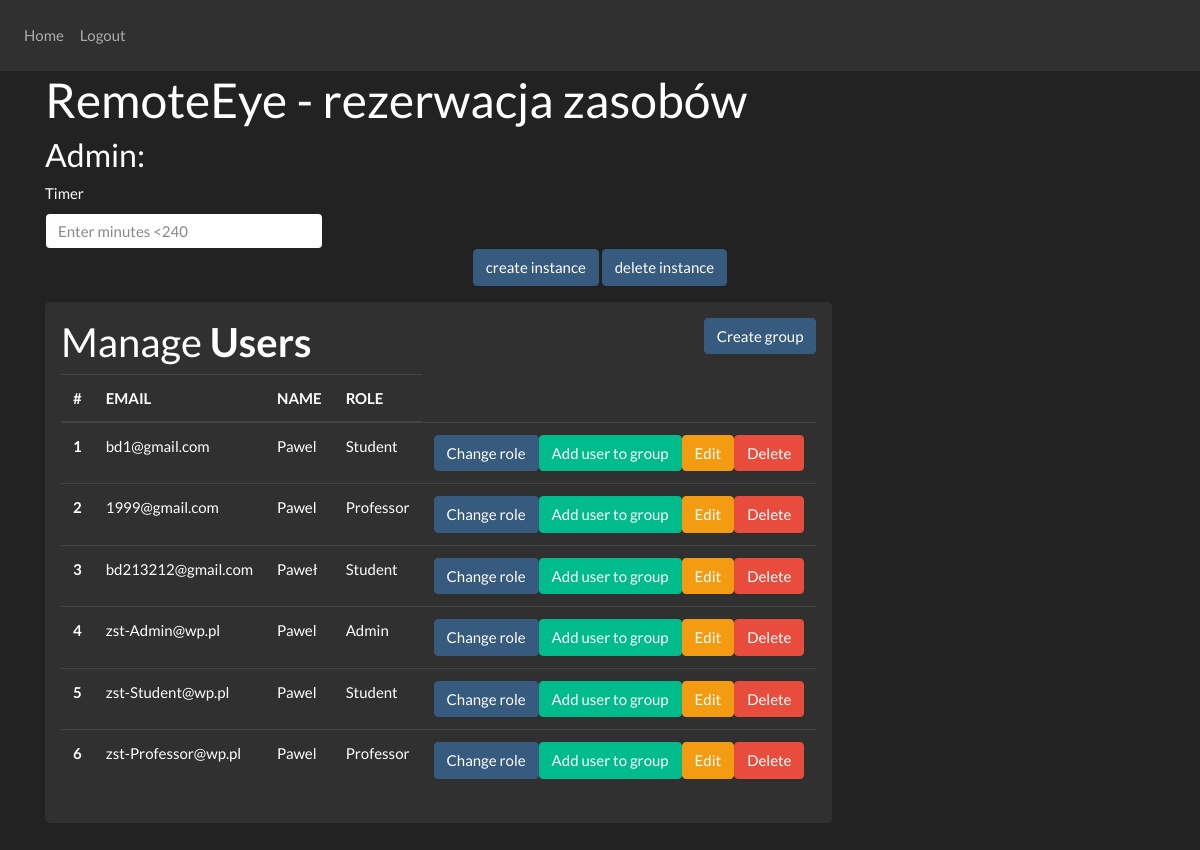
Screenshot of /main (signed in) with the database file from the repository.
### website/models.py (models this page shows)
class User(db.Model, UserMixin):
    id = db.Column(db.Integer, primary_key=True)
    email = db.Column(db.String(150), unique=True)
    password = db.Column(db.String(150))
    first_name = db.Column(db.String(150))
    role = db.Column(db.String)

### website/views.py (the view)
@views.route('/main', methods=['GET'])
@login_required
def get_main_page():
    return render_template("home-Admin.html",
                           current_user=current_user,
                           users=show_users(),
                           groups=show_groups(),
                           user_has_permission=user_has_permission)

### website/__init__.py (called while the page is built)
def create_app():
    app = Flask(__name__)
    app.config['SECRET_KEY'] = 'hjshjhdjah kjshkjdhjs'
    app.config['SQLALCHEMY_DATABASE_URI'] = f'sqlite:///{DB_NAME}'
    app.config['PERMANENT_SESSION_LIFETIME'] = timedelta(minutes=60) #Auto wylogowanie po 5 minutach
    db.init_app(app)
    from .views import views
    from .auth import auth
    app.register_blueprint(views, url_prefix='/')
    app.register_blueprint(auth, url_prefix='/')
    from .models import User, Group, UserInGroup
    create_database(app)
    login_manager = LoginManager()
    login_manager.login_view = 'auth.login'
    login_manager.init_app(app)
    @login_manager.user_loader
    def load_user(id):
        return User.query.get(int(id))
    return app

### website/permissions.py (called while the page is built)
def user_has_permission(permission):
    return permission in role_permissions[current_user.role]

### website/request_to_database.py (called while the page is built)
def show_users():
    results = db.session.query(User).all()
    return results

def show_groups():
    results = db.session.query(Group).all()
    return results

### website/templates/home-Admin.html (shortened to what this page needs)
{% extends "base.html" %}{% block title %}RemoteEye - Admin{% endblock %}
{% block content %}
    <h1> RemoteEye - rezerwacja zasobów </h1>
    <h3>Admin: </h3>
    <form method="post" action="/create-group">
        <div class="w-25">
            <label for="time">Timer</label>
            <input
                    class="form-control"
                    name="time"
                    placeholder="Enter minutes <240"
            />
        </div>
        <div align="center">
            <input type="submit"
                   value="create instance"
                   class="btn btn-primary mb-3"
                   name="action1"
            />
            <input type="submit"
                   value="delete instance"
                   class="btn btn-primary mb-3"
                   name="action2"
            />
        </div>
        <div class="container">
            <div class="row">
                <div class="jumbotron p-3">
                    <h2> Manage <b> Users </b>
                        <button type="button"
                                class="btn btn-primary float-right"
                                data-toggle="modal"
                                data-target="#mymodal">Create group
                        </button>
                    </h2>
                    <table class="table table-hover table-dark">
                        <thead>
                        <tr>
                            <th scope="col"> #</th>
                            <th scope="col"> EMAIL</th>
                            <th scope="col"> NAME</th>
                            <th scope="col"> ROLE</th>
                        </tr>
                        </thead>
                        {% for user in users %}
                            <tr>
                                <th scope="row"> {{ user.id }} </th>
                                <td> {{ user.email }} </td>
                                <td> {{ user.first_name }} </td>
                                <td> {{ user.role }} </td>
                                <td>
                                    <a href=""
                                       class="btn btn-danger btn-xs float-right"
                                       onclick="return confirm('Are you sure to delete?')">Delete</a>
                                    <a href=""
                                       class="btn btn-warning btn-xs float-right"
                                       data-toggle="modal"
                                       data-target="#modaledit">Edit</a>
                                    <a href=""
                                       class="btn btn-success btn-xs float-right"
                                       data-toggle="modal"
                                       data-target="#modaledit">Add user to group</a>
                                    <a href=""
                                       class="btn btn-primary btn-xs float-right"
                                       data-toggle="modal"
                                       data-target="#change_role"
                                       id="button_change_role-{{ user.id }}"
                                       onclick="sendIdButton(this.id)">Change role</a>
                                </td>
                            </tr>
                        {% endfor %}
                    </table>
                </div>
            </div>
        </div>
    </form>
{% endblock %}

### website/templates/base.html (shortened to what this page needs)
<!DOCTYPE html>
<html>
  <head>
    <link
      rel="stylesheet"
      href="https://stackpath.bootstrapcdn.com/bootstrap/4.4.1/css/bootstrap.min.css"
    />
    <link
      rel="stylesheet"
      href="https://cdn.jsdelivr.net/npm/bootswatch@4.5.2/dist/darkly/bootstrap.min.css"
    />
  </head>
  <body>
    <nav class="navbar navbar-expand-lg navbar-dark bg-dark">
      <div class="collapse navbar-collapse" id="navbar">
        <div class="navbar-nav">
          {% if current_user.is_authenticated %}
          <a class="nav-item nav-link" id="home" href="/main">Home</a>
          <a class="nav-item nav-link" id="logout" href="/logout">Logout</a>
          {% else %}
          <a class="nav-item nav-link" id="login" href="/">Login</a>
          <a class="nav-item nav-link" id="signUp" href="/sign-up">Sign Up</a>
          {% endif %}
        </div>
      </div>
    </nav>
    <div class="container">{% block content %} {% endblock %}</div>
  </body>
</html>

### rows the page displays
User: id "1", email "bd1@gmail.com", first_name "Pawel", role "Student"
User: id "2", email "1999@gmail.com", first_name "Pawel", role "Professor"
User: id "3", email "bd213212@gmail.com", first_name "Paweł", role "Student"
User: id "4", email "zst-Admin@wp.pl", first_name "Pawel", role "Admin"
User: id "5", email "zst-Student@wp.pl", first_name "Pawel", role "Student"
User: id "6", email "zst-Professor@wp.pl", first_name "Pawel", role "Professor"
